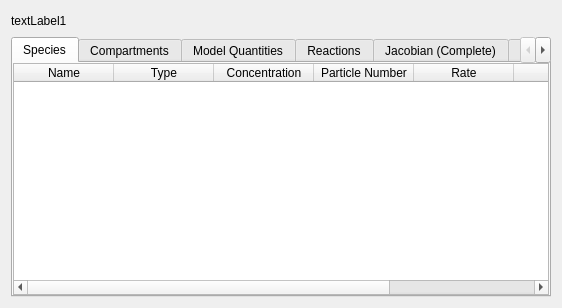
<?xml version="1.0" encoding="UTF-8"?>
<ui version="4.0">
<comment> Begin CVS Header </comment>
<comment>   $Source: /Volumes/Home/Users/shoops/cvs/copasi_dev/copasi/UI/StateSubwidget.ui,v $ </comment>
<comment>   $Revision: 1.26 $ </comment>
<comment>   $Name:  $ </comment>
<comment>   $Author: shoops $ </comment>
<comment>   $Date: 2011/10/17 16:22:04 $ </comment>
<comment> End CVS Header </comment>

<comment> Copyright (C) 2011 by Pedro Mendes, Virginia Tech Intellectual </comment>
<comment> Properties, Inc., University of Heidelberg, and The University </comment>
<comment> of Manchester. </comment>
<comment> All rights reserved. </comment>

 <comment> All rights reserved. </comment>
 <class>StateSubwidget</class>
 <widget class="CopasiWidget" name="StateSubwidget">
  <property name="geometry">
   <rect>
    <x>0</x>
    <y>0</y>
    <width>562</width>
    <height>308</height>
   </rect>
  </property>
  <property name="sizePolicy">
   <sizepolicy hsizetype="Preferred" vsizetype="Expanding">
    <horstretch>0</horstretch>
    <verstretch>0</verstretch>
   </sizepolicy>
  </property>
  <property name="windowTitle">
   <string>Steady-State Result Window</string>
  </property>
  <layout class="QVBoxLayout" name="verticalLayout">
   <item>
    <layout class="QHBoxLayout" name="horizontalLayout_2">
     <item>
      <widget class="QLabel" name="topLabel">
       <property name="text">
        <string>textLabel1</string>
       </property>
       <property name="wordWrap">
        <bool>false</bool>
       </property>
      </widget>
     </item>
     <item>
      <spacer name="horizontalSpacer">
       <property name="orientation">
        <enum>Qt::Horizontal</enum>
       </property>
       <property name="sizeHint" stdset="0">
        <size>
         <width>40</width>
         <height>20</height>
        </size>
       </property>
      </spacer>
     </item>
    </layout>
   </item>
   <item>
    <widget class="QTabWidget" name="mpTabWidget">
     <property name="sizePolicy">
      <sizepolicy hsizetype="Expanding" vsizetype="Expanding">
       <horstretch>0</horstretch>
       <verstretch>0</verstretch>
      </sizepolicy>
     </property>
     <property name="currentIndex">
      <number>0</number>
     </property>
     <property name="usesScrollButtons">
      <bool>true</bool>
     </property>
     <widget class="QWidget" name="mpMetabolitesPage">
      <attribute name="title">
       <string>Species</string>
      </attribute>
      <layout class="QVBoxLayout">
       <property name="margin">
        <number>0</number>
       </property>
       <item>
        <widget class="QTableWidget" name="mpTblMetabolites">
         <property name="numRows" stdset="0">
          <number>0</number>
         </property>
         <property name="numCols" stdset="0">
          <number>7</number>
         </property>
         <property name="readOnly" stdset="0">
          <bool>true</bool>
         </property>
         <column>
          <property name="text">
           <string>Name</string>
          </property>
         </column>
         <column>
          <property name="text">
           <string>Type</string>
          </property>
         </column>
         <column>
          <property name="text">
           <string>Concentration</string>
          </property>
         </column>
         <column>
          <property name="text">
           <string>Particle Number</string>
          </property>
         </column>
         <column>
          <property name="text">
           <string>Rate</string>
          </property>
         </column>
         <column>
          <property name="text">
           <string>Rate</string>
          </property>
         </column>
         <column>
          <property name="text">
           <string>Transition Time</string>
          </property>
         </column>
        </widget>
       </item>
      </layout>
     </widget>
     <widget class="QWidget" name="mpCompartmentsPage">
      <attribute name="title">
       <string>Compartments</string>
      </attribute>
      <layout class="QVBoxLayout">
       <property name="margin">
        <number>0</number>
       </property>
       <item>
        <widget class="QTableWidget" name="mpTblCompartments">
         <property name="numRows" stdset="0">
          <number>0</number>
         </property>
         <property name="numCols" stdset="0">
          <number>4</number>
         </property>
         <property name="readOnly" stdset="0">
          <bool>true</bool>
         </property>
         <column>
          <property name="text">
           <string>Name</string>
          </property>
         </column>
         <column>
          <property name="text">
           <string>Type</string>
          </property>
         </column>
         <column>
          <property name="text">
           <string>Volume</string>
          </property>
         </column>
         <column>
          <property name="text">
           <string>Rate</string>
          </property>
         </column>
        </widget>
       </item>
      </layout>
     </widget>
     <widget class="QWidget" name="mpModelQuantitiesPage">
      <attribute name="title">
       <string>Model Quantities</string>
      </attribute>
      <layout class="QHBoxLayout">
       <property name="margin">
        <number>0</number>
       </property>
       <item>
        <widget class="QTableWidget" name="mpTblModelValues">
         <property name="numRows" stdset="0">
          <number>0</number>
         </property>
         <property name="numCols" stdset="0">
          <number>4</number>
         </property>
         <column>
          <property name="text">
           <string>Name</string>
          </property>
         </column>
         <column>
          <property name="text">
           <string>Type</string>
          </property>
         </column>
         <column>
          <property name="text">
           <string>Value</string>
          </property>
         </column>
         <column>
          <property name="text">
           <string>Rate</string>
          </property>
         </column>
        </widget>
       </item>
      </layout>
     </widget>
     <widget class="QWidget" name="mpReactionsPage">
      <attribute name="title">
       <string>Reactions</string>
      </attribute>
      <layout class="QVBoxLayout">
       <property name="margin">
        <number>0</number>
       </property>
       <item>
        <widget class="QTableWidget" name="mpTblReactions">
         <property name="numRows" stdset="0">
          <number>0</number>
         </property>
         <property name="numCols" stdset="0">
          <number>4</number>
         </property>
         <property name="readOnly" stdset="0">
          <bool>true</bool>
         </property>
         <column>
          <property name="text">
           <string>Name</string>
          </property>
         </column>
         <column>
          <property name="text">
           <string>Flux</string>
          </property>
         </column>
         <column>
          <property name="text">
           <string>Particle Flux</string>
          </property>
         </column>
         <column>
          <property name="text">
           <string>Chemical Equation</string>
          </property>
         </column>
        </widget>
       </item>
      </layout>
     </widget>
     <widget class="QWidget" name="mpJacobianPage">
      <attribute name="title">
       <string>Jacobian (Complete)</string>
      </attribute>
      <layout class="QVBoxLayout" name="verticalLayout_2">
       <property name="margin">
        <number>0</number>
       </property>
       <item>
        <widget class="QSplitter" name="splitter">
         <property name="orientation">
          <enum>Qt::Vertical</enum>
         </property>
         <widget class="QWidget" name="layoutWidget">
          <layout class="QGridLayout">
           <item row="0" column="1">
            <spacer name="spacer3">
             <property name="orientation">
              <enum>Qt::Horizontal</enum>
             </property>
             <property name="sizeType">
              <enum>QSizePolicy::Expanding</enum>
             </property>
             <property name="sizeHint" stdset="0">
              <size>
               <width>516</width>
               <height>21</height>
              </size>
             </property>
            </spacer>
           </item>
           <item row="0" column="0">
            <widget class="QLabel" name="textLabelJacobian">
             <property name="sizePolicy">
              <sizepolicy hsizetype="Preferred" vsizetype="Fixed">
               <horstretch>0</horstretch>
               <verstretch>0</verstretch>
              </sizepolicy>
             </property>
             <property name="text">
              <string>Jacobian (Complete System)</string>
             </property>
             <property name="wordWrap">
              <bool>false</bool>
             </property>
            </widget>
           </item>
           <item row="1" column="0" colspan="2">
            <widget class="CQArrayAnnotationsWidget" name="mpJacobianAnnotationWidget" native="true">
             <property name="sizePolicy">
              <sizepolicy hsizetype="Expanding" vsizetype="Expanding">
               <horstretch>0</horstretch>
               <verstretch>0</verstretch>
              </sizepolicy>
             </property>
            </widget>
           </item>
          </layout>
         </widget>
         <widget class="QWidget" name="layoutWidget">
          <layout class="QGridLayout">
           <item row="1" column="0" colspan="2">
            <widget class="QTableWidget" name="tableEigenValues">
             <property name="sizePolicy">
              <sizepolicy hsizetype="Expanding" vsizetype="Preferred">
               <horstretch>0</horstretch>
               <verstretch>0</verstretch>
              </sizepolicy>
             </property>
             <property name="numRows" stdset="0">
              <number>0</number>
             </property>
             <property name="numCols" stdset="0">
              <number>2</number>
             </property>
             <property name="readOnly" stdset="0">
              <bool>true</bool>
             </property>
             <column>
              <property name="text">
               <string>Real</string>
              </property>
             </column>
             <column>
              <property name="text">
               <string>Imaginary</string>
              </property>
             </column>
            </widget>
           </item>
           <item row="0" column="1">
            <spacer name="spacer4">
             <property name="orientation">
              <enum>Qt::Horizontal</enum>
             </property>
             <property name="sizeType">
              <enum>QSizePolicy::Expanding</enum>
             </property>
             <property name="sizeHint" stdset="0">
              <size>
               <width>141</width>
               <height>20</height>
              </size>
             </property>
            </spacer>
           </item>
           <item row="0" column="0">
            <widget class="QLabel" name="textLabelEigenvalues">
             <property name="sizePolicy">
              <sizepolicy hsizetype="Preferred" vsizetype="Fixed">
               <horstretch>0</horstretch>
               <verstretch>0</verstretch>
              </sizepolicy>
             </property>
             <property name="text">
              <string>Eigenvalues (Complete System)</string>
             </property>
             <property name="wordWrap">
              <bool>false</bool>
             </property>
            </widget>
           </item>
          </layout>
         </widget>
        </widget>
       </item>
      </layout>
     </widget>
     <widget class="QWidget" name="mpReducedJacobianPage">
      <attribute name="title">
       <string>Jacobian (Reduced)</string>
      </attribute>
      <layout class="QVBoxLayout" name="verticalLayout_3">
       <property name="margin">
        <number>0</number>
       </property>
       <item>
        <widget class="QSplitter" name="splitter_2">
         <property name="orientation">
          <enum>Qt::Vertical</enum>
         </property>
         <widget class="QWidget" name="layoutWidget">
          <layout class="QGridLayout">
           <item row="1" column="0" colspan="2">
            <widget class="CQArrayAnnotationsWidget" name="mpJacobianXAnnotationWidget" native="true">
             <property name="sizePolicy">
              <sizepolicy hsizetype="Expanding" vsizetype="Expanding">
               <horstretch>0</horstretch>
               <verstretch>0</verstretch>
              </sizepolicy>
             </property>
            </widget>
           </item>
           <item row="0" column="1">
            <spacer name="spacer3_2">
             <property name="orientation">
              <enum>Qt::Horizontal</enum>
             </property>
             <property name="sizeType">
              <enum>QSizePolicy::Expanding</enum>
             </property>
             <property name="sizeHint" stdset="0">
              <size>
               <width>518</width>
               <height>21</height>
              </size>
             </property>
            </spacer>
           </item>
           <item row="0" column="0">
            <widget class="QLabel" name="textLabelJacobianX">
             <property name="sizePolicy">
              <sizepolicy hsizetype="Preferred" vsizetype="Fixed">
               <horstretch>0</horstretch>
               <verstretch>0</verstretch>
              </sizepolicy>
             </property>
             <property name="text">
              <string>Jacobian (Reduced System)</string>
             </property>
             <property name="wordWrap">
              <bool>false</bool>
             </property>
            </widget>
           </item>
          </layout>
         </widget>
         <widget class="QWidget" name="layoutWidget">
          <layout class="QGridLayout">
           <item row="1" column="0" colspan="2">
            <widget class="QTableWidget" name="tableEigenValuesX">
             <property name="sizePolicy">
              <sizepolicy hsizetype="Expanding" vsizetype="Preferred">
               <horstretch>0</horstretch>
               <verstretch>0</verstretch>
              </sizepolicy>
             </property>
             <property name="numRows" stdset="0">
              <number>0</number>
             </property>
             <property name="numCols" stdset="0">
              <number>2</number>
             </property>
             <property name="readOnly" stdset="0">
              <bool>true</bool>
             </property>
             <column>
              <property name="text">
               <string>Real</string>
              </property>
             </column>
             <column>
              <property name="text">
               <string>Imaginary</string>
              </property>
             </column>
            </widget>
           </item>
           <item row="0" column="1">
            <spacer name="spacer4_2">
             <property name="orientation">
              <enum>Qt::Horizontal</enum>
             </property>
             <property name="sizeType">
              <enum>QSizePolicy::Expanding</enum>
             </property>
             <property name="sizeHint" stdset="0">
              <size>
               <width>141</width>
               <height>20</height>
              </size>
             </property>
            </spacer>
           </item>
           <item row="0" column="0">
            <widget class="QLabel" name="textLabelEigenvaluesX">
             <property name="sizePolicy">
              <sizepolicy hsizetype="Preferred" vsizetype="Fixed">
               <horstretch>0</horstretch>
               <verstretch>0</verstretch>
              </sizepolicy>
             </property>
             <property name="text">
              <string>Eigenvalues (Reduced System)</string>
             </property>
             <property name="wordWrap">
              <bool>false</bool>
             </property>
            </widget>
           </item>
          </layout>
         </widget>
        </widget>
       </item>
      </layout>
     </widget>
     <widget class="QWidget" name="mpStabilityPage">
      <attribute name="title">
       <string>Stability</string>
      </attribute>
      <layout class="QVBoxLayout">
       <property name="margin">
        <number>0</number>
       </property>
       <item>
        <widget class="QTextBrowser" name="stabilityTextEdit"/>
       </item>
      </layout>
     </widget>
     <widget class="QWidget" name="mpProtocolPage">
      <attribute name="title">
       <string>Protocol</string>
      </attribute>
      <layout class="QGridLayout">
       <property name="margin">
        <number>0</number>
       </property>
       <item row="0" column="0">
        <widget class="QTextBrowser" name="protocolTextEdit"/>
       </item>
      </layout>
     </widget>
    </widget>
   </item>
  </layout>
 </widget>
 <layoutdefault spacing="6" margin="11"/>
 <customwidgets>
  <customwidget>
   <class>CQArrayAnnotationsWidget</class>
   <extends>QWidget</extends>
   <header>CQArrayAnnotationsWidget.h</header>
  </customwidget>
  <customwidget>
   <class>CopasiWidget</class>
   <extends>QWidget</extends>
   <header>copasi/UI/copasiWidget.h</header>
   <container>1</container>
  </customwidget>
 </customwidgets>
 <includes>
  <include location="local">copasi/UI/copasiWidget.h</include>
  <include location="local">copasi/UI/CQArrayAnnotationsWidget.h</include>
 </includes>
 <resources/>
 <connections/>
 <slots>
  <slot>slotSave()</slot>
 </slots>
</ui>
